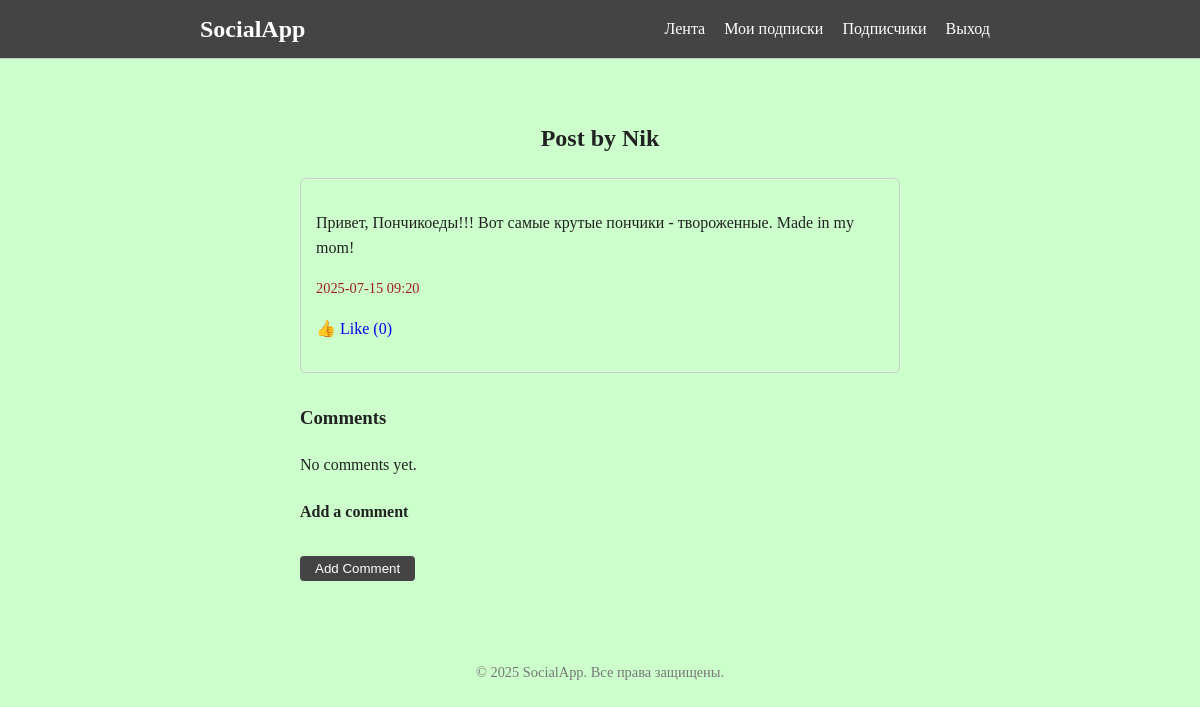
Screenshot of /post/12/ (signed in) with the database file from the repository.
### main/models.py (models this page shows, shortened)
class Post(models.Model):
    author = models.ForeignKey(User, on_delete=models.CASCADE)
    content = models.TextField()
    image = models.ImageField(upload_to='post_images/', blank=True, null=True)  # ✅ новое поле
    created_at = models.DateTimeField(auto_now_add=True)
    likes = models.ManyToManyField(User, related_name='liked_posts', blank=True)

### main/views.py (the view)
# urls.py: path('post/<int:post_id>/', views.post_detail, name='post_detail'),
@login_required
def post_detail(request, post_id):
    post = get_object_or_404(Post, id=post_id)
    if request.method == 'POST':
        content = request.POST.get('content')
        if content:
            post.comments.create(user=request.user, content=content)
        return redirect('index')
    return render(request, 'main/post_detail.html', {
        'post': post,
        'comments': post.comments.all()
    })

### main/templates/main/post_detail.html (shortened to what this page needs)
{% extends 'main/base.html' %}
{% block content %}
<div style="max-width: 600px; margin: auto; padding: 20px;">
  <h2 style="text-align: center;">Post by {{ post.author.username }}</h2>
  <div style="margin-bottom: 30px; padding: 15px; border: 1px solid #ccc; border-radius: 6px;">
    <p>{{ post.content }}</p>
    <p style="font-size: 0.9em; color: #9e1e1e;">{{ post.created_at|date:"Y-m-d H:i" }}</p>
    <p>
      <a href="{% url 'like_post' post.id %}" style="text-decoration: none;">👍 Like ({{ post.likes.count }})</a>
    </p>
  </div>
  <h3>Comments</h3>
  <ul style="list-style: none; padding: 0;">
    {% for comment in comments %}
      <li style="border-bottom: 1px solid #eee; padding: 10px 0;">
        <strong>{{ comment.user.username }}</strong>: {{ comment.content }}
        {% if comment.user == user %}
          <form action="{% url 'delete_comment' comment.id %}" method="post" style="display:inline; margin-left: 10px;">
            {% csrf_token %}
            <button type="submit" style="border: none; background: none; color: red; cursor: pointer;">✖</button>
          </form>
        {% endif %}
        <div style="font-size: 0.8em; color: #9e1e1e;">{{ comment.created_at|date:"Y-m-d H:i" }}</div>
      </li>
    {% empty %}
      <li>No comments yet.</li>
    {% endfor %}
  </ul>
  <h4>Add a comment</h4>
  <form method="post">
    <button type="submit" style="margin-top: 10px; padding: 5px 15px; background-color: #444; color: white; border: none; border-radius: 4px;">Add Comment</button>
  </form>
</div>
{% endblock %}

### main/static/main/styles.css (style rules this page uses)
body { font-family: Georgia, serif; background-color: #ccffcc; color: #222; line-height: 1.6; margin: 0; padding: 0; }
form { margin-bottom: 20px; }
button { padding: 6px 12px; background-color: #f40c87; border: 1px solid #9e1e1e; cursor: pointer; }

### rows the page displays
Post: author.username "Nik", content "Привет, Пончикоеды!!! Вот самые крутые пончики - твороженные. Made in my mom!", created_at "2025-07-15 09:20", likes.count "0"
